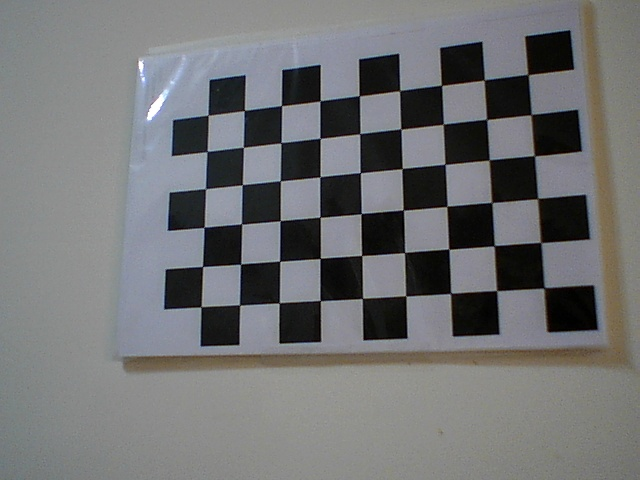
#> input picture LAB8/imgs/chess.jpg, 640 x 480 px, found by its file name
$ jupyter execute --allow-errors hog.ipynb
#> lines starting #> are read from the running program, lines starting #| are printed output that depends on the picture; after the words box and inside, x2 and y2 are one past the last pixel; in counts of white or black regions, pixels touching at a corner belong together
[cell 1]
import cv2
import numpy as np

# Load an image in grayscale
gray = cv2.imread(r'C:\Users\m.nasif\Desktop\OneDrive - University of Prince Mugrin\CV\Lab 78\chess.jpg', cv2.IMREAD_GRAYSCALE)
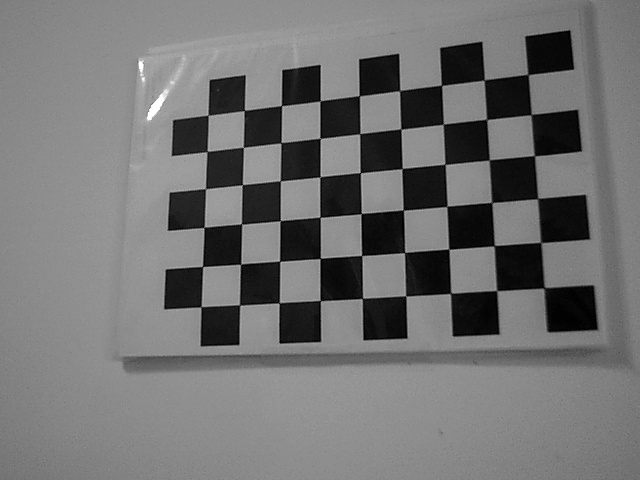
#> gray: shape (480, 640); min 0, max 255, mean 114.3

# Apply Canny Edge Detection
edges = cv2.Canny(gray, 50, 150)
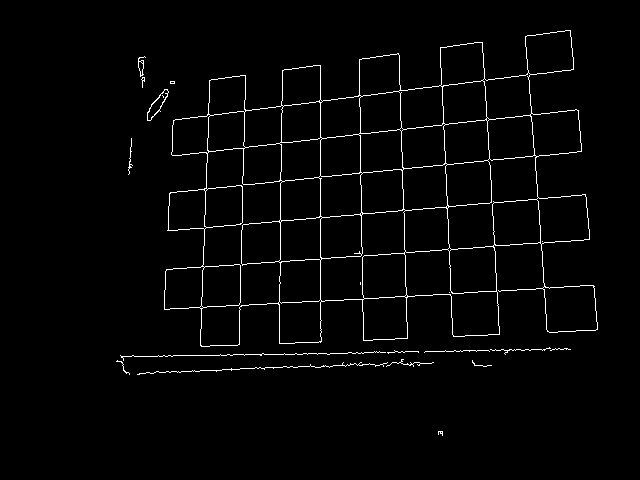
#> edges: shape (480, 640); 2.2% white in thin lines or dots, all inside (x1, y1, x2, y2) = (116, 30, 598, 436)

# Apply Standard Hough Line Transform
lines = cv2.HoughLines(edges, rho=1, theta=np.pi/180, threshold=100)
#> lines = 26 rows, first 8: [280, 1.5], [317, 1.52], [320, 0], [244, 1.48], [358, 1.55], [212, 0.0349], [139, 1.45], [-357, 3.12]

# Convert edges to color image to draw lines
output = cv2.cvtColor(edges, cv2.COLOR_GRAY2BGR)

# Draw detected lines
if lines is not None:
    for line in lines:
        rho, theta = line[0]
        a = np.cos(theta)
        b = np.sin(theta)
        x0 = a * rho  # x-coordinate of the line's intersection with the normal
        y0 = b * rho  # y-coordinate of the line's intersection with the normal
        x1 = int(x0 + 1000 * (-b))  # Compute x-coordinates for line extension
        y1 = int(y0 + 1000 * (a))   # Compute y-coordinates for line extension
        x2 = int(x0 - 1000 * (-b))
        y2 = int(y0 - 1000 * (a))
        cv2.line(output, (x1, y1), (x2, y2), (0, 0, 255), 2)  # Draw line in red
#> this loop made 26 passes
#> (rho, theta, a, b, x0, y0, x1, y1) on passes 1 to 12: (280, 1.5, 0.0698, 0.998, 19.53, 279.3, -978, 349), (317, 1.52, 0.0523, 0.999, 16.59, 316.6, -982, 368), (320, 0, 1, 0, 320, 0, 320, 1000), (244, 1.48, 0.0872, 0.996, 21.27, 243.1, -974, 330), (358, 1.55, 0.0175, 1, 6.25, 357.9, -993, 375), (212, 0.0349, 0.999, 0.0349, 211.9, 7.4, 176, 1006), (139, 1.45, 0.122, 0.993, 16.94, 138, -975, 259), (-357, 3.12, -1, 0.0175, 356.9, -6.23, 339, -1006), (209, 1.47, 0.105, 0.995, 21.85, 207.9, -972, 312), (-396, 3.11, -0.999, 0.0349, 395.8, -13.82, 360, -1013), (-522, 3.07, -0.998, 0.0698, 520.7, -36.41, 450, -1033), (377, 1.54, 0.0349, 0.999, 13.16, 376.8, -986, 411)
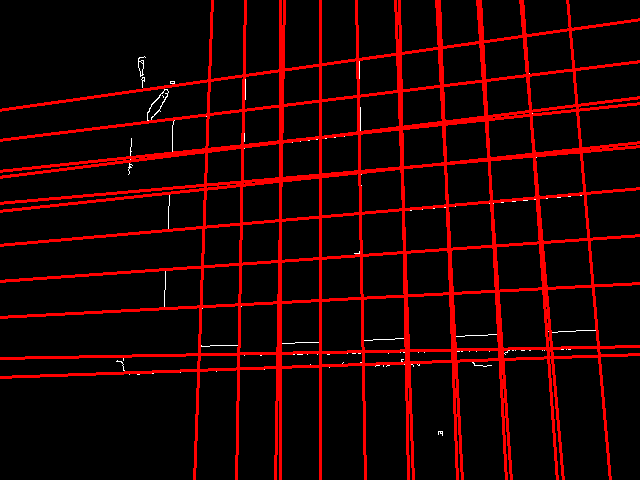
#> output: shape (480, 640, 3); mean B, G, R 0.7, 0.7, 32.3

# Display results
cv2.imshow('Edges', edges)
cv2.imshow('HoughLines - Standard', output)
cv2.waitKey(0)
cv2.destroyAllWindows()
